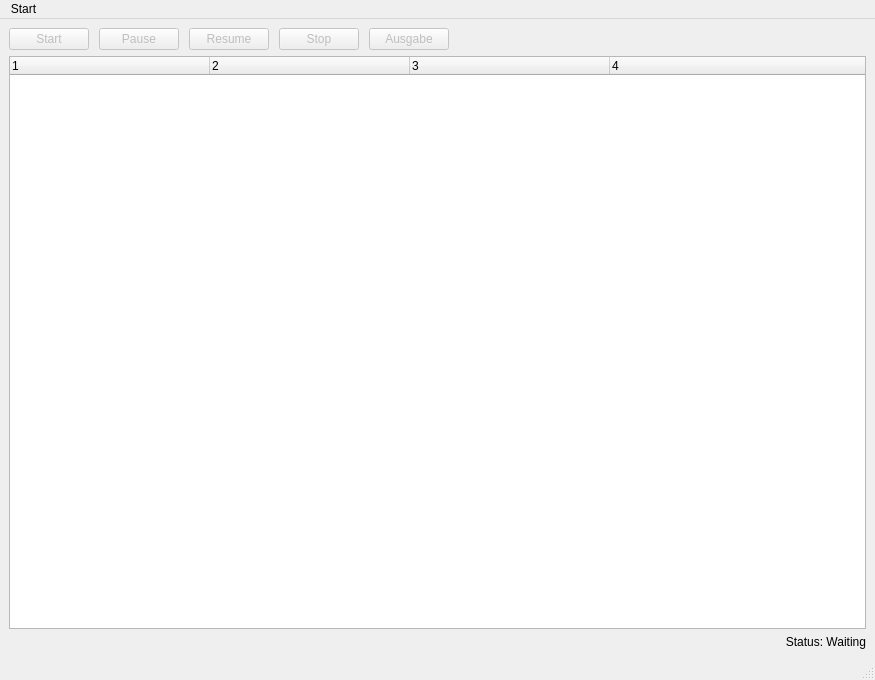
<?xml version="1.0" encoding="UTF-8"?>
<ui version="4.0">
 <class>MainWindow</class>
 <widget class="QMainWindow" name="MainWindow">
  <property name="geometry">
   <rect>
    <x>0</x>
    <y>0</y>
    <width>875</width>
    <height>680</height>
   </rect>
  </property>
  <property name="windowTitle">
   <string>MainWindow</string>
  </property>
  <widget class="QWidget" name="centralwidget">
   <layout class="QVBoxLayout" name="verticalLayout_2">
    <item>
     <layout class="QVBoxLayout" name="verticalLayout">
      <item>
       <layout class="QHBoxLayout" name="horizontalLayout">
        <property name="spacing">
         <number>10</number>
        </property>
        <item>
         <widget class="QPushButton" name="startBut">
          <property name="enabled">
           <bool>false</bool>
          </property>
          <property name="text">
           <string>Start</string>
          </property>
         </widget>
        </item>
        <item>
         <widget class="QPushButton" name="pauseBut">
          <property name="enabled">
           <bool>false</bool>
          </property>
          <property name="text">
           <string>Pause</string>
          </property>
         </widget>
        </item>
        <item>
         <widget class="QPushButton" name="resumeBut">
          <property name="enabled">
           <bool>false</bool>
          </property>
          <property name="text">
           <string>Resume</string>
          </property>
         </widget>
        </item>
        <item>
         <widget class="QPushButton" name="stopBut">
          <property name="enabled">
           <bool>false</bool>
          </property>
          <property name="text">
           <string>Stop</string>
          </property>
         </widget>
        </item>
        <item>
         <widget class="QPushButton" name="showBut">
          <property name="enabled">
           <bool>false</bool>
          </property>
          <property name="text">
           <string>Ausgabe</string>
          </property>
         </widget>
        </item>
        <item>
         <spacer name="horizontalSpacer">
          <property name="orientation">
           <enum>Qt::Horizontal</enum>
          </property>
          <property name="sizeHint" stdset="0">
           <size>
            <width>40</width>
            <height>20</height>
           </size>
          </property>
         </spacer>
        </item>
       </layout>
      </item>
      <item>
       <widget class="QTreeWidget" name="fileTree">
        <property name="animated">
         <bool>true</bool>
        </property>
        <property name="columnCount">
         <number>4</number>
        </property>
        <attribute name="headerVisible">
         <bool>true</bool>
        </attribute>
        <attribute name="headerDefaultSectionSize">
         <number>200</number>
        </attribute>
        <column>
         <property name="text">
          <string notr="true">1</string>
         </property>
        </column>
        <column>
         <property name="text">
          <string notr="true">2</string>
         </property>
        </column>
        <column>
         <property name="text">
          <string notr="true">3</string>
         </property>
        </column>
        <column>
         <property name="text">
          <string notr="true">4</string>
         </property>
        </column>
       </widget>
      </item>
     </layout>
    </item>
    <item>
     <widget class="QLabel" name="status_label">
      <property name="text">
       <string>Status: Waiting</string>
      </property>
      <property name="alignment">
       <set>Qt::AlignRight|Qt::AlignTrailing|Qt::AlignVCenter</set>
      </property>
     </widget>
    </item>
   </layout>
  </widget>
  <widget class="QMenuBar" name="menubar">
   <property name="geometry">
    <rect>
     <x>0</x>
     <y>0</y>
     <width>875</width>
     <height>21</height>
    </rect>
   </property>
   <widget class="QMenu" name="menuStart">
    <property name="title">
     <string>Start</string>
    </property>
    <addaction name="actionConnect"/>
    <addaction name="actionSpeichern"/>
   </widget>
   <addaction name="menuStart"/>
  </widget>
  <widget class="QStatusBar" name="statusbar"/>
  <action name="actionConnect">
   <property name="text">
    <string>Connect</string>
   </property>
  </action>
  <action name="actionSpeichern">
   <property name="text">
    <string>Speichern</string>
   </property>
   <property name="shortcut">
    <string>Ctrl+S</string>
   </property>
  </action>
 </widget>
 <tabstops>
  <tabstop>pauseBut</tabstop>
  <tabstop>startBut</tabstop>
  <tabstop>resumeBut</tabstop>
  <tabstop>stopBut</tabstop>
 </tabstops>
 <resources/>
 <connections/>
</ui>
